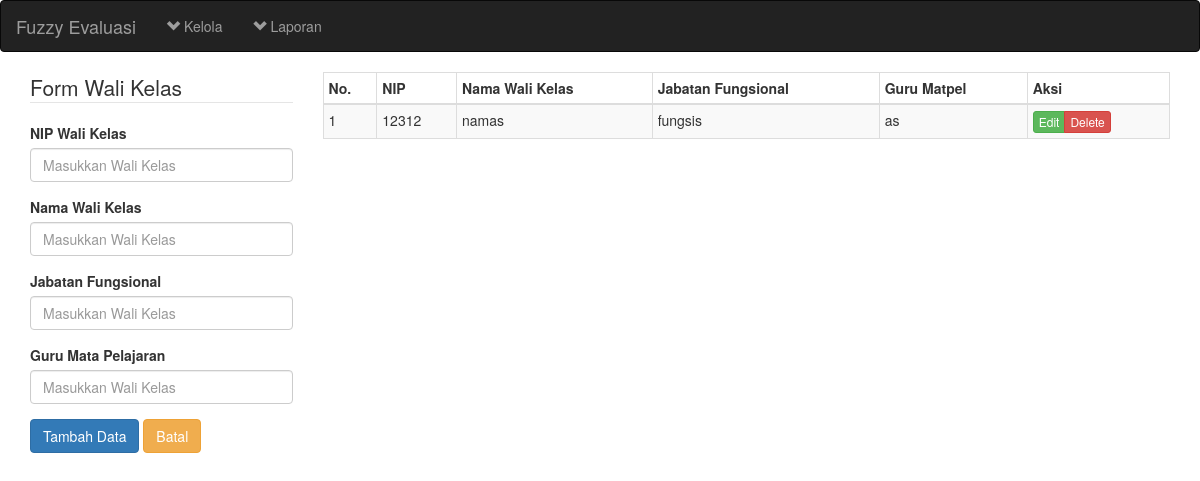
The page /fuzzyevaluasi2/walikelas.php on the database its author committed.
### tables this page shows
CREATE TABLE `walikelas` (
  `id_walikelas` int(11) NOT NULL AUTO_INCREMENT,
  `nik_walikelas` varchar(20) DEFAULT NULL,
  `nama_walikelas` varchar(50) DEFAULT NULL,
  `jab_fungsional` varchar(100) DEFAULT NULL,
  `guru_matpel` varchar(100) DEFAULT NULL,
  `datetime` datetime DEFAULT CURRENT_TIMESTAMP ON UPDATE CURRENT_TIMESTAMP,
  PRIMARY KEY (`id_walikelas`)
);

### fuzzyevaluasi2/walikelas.php (called while the page is built, shortened)
<?php include('header.php'); ?>
<?php include('content-walikelas.php'); ?>
<?php include('footer.php'); ?>

### fuzzyevaluasi2/list-walikelas.php (the view, shortened to what this page needs)
<?php
$sql="select * from walikelas";
$result=mysql_query($sql)or die('Maaf, Query Wali Kelas Salah'.mysql_error());
function show_walikelas($show){
	global $result;
	if($result==true){
		while($row=mysql_fetch_array($result)):
			?>
				<tr>
					<td><?php echo $row['id_walikelas'] ?></td>
					<td><?php echo $row['nik_walikelas'] ?></td>
					<td><?php echo $row['nama_walikelas'] ?></td>
					<td><?php echo $row['jab_fungsional'] ?></td>
					<td><?php echo $row['guru_matpel'] ?></td>
				<?php
					switch ($show) {
						case 'all':
							?>
							<td><div class="btn-group">
								<a href="proses.php?form=walikelas&a=edit&id=<?php echo $row['id_walikelas'] ?>" class="btn btn-xs btn-success">Edit</a>
								<a href="proses.php?form=walikelas&a=delete&id=<?php echo $row['id_walikelas'] ?>" class="btn btn-xs btn-danger">Delete</a>
							</div></td>
							<?php
							break;
							?>
							<?php
					}
				?>
				</tr>
			<?php
		endwhile;
	}
}
?>

### rows shown on the page
walikelas: id_walikelas "1", nik_walikelas "12312", nama_walikelas "namas", jab_fungsional "fungsis", guru_matpel "as"
